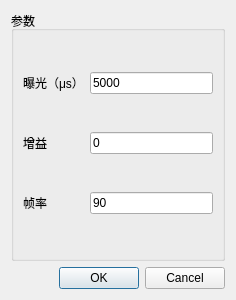
<?xml version="1.0" encoding="UTF-8"?>
<ui version="4.0">
 <class>hikParaSetDialog</class>
 <widget class="QDialog" name="hikParaSetDialog">
  <property name="geometry">
   <rect>
    <x>0</x>
    <y>0</y>
    <width>236</width>
    <height>300</height>
   </rect>
  </property>
  <property name="windowTitle">
   <string>Dialog</string>
  </property>
  <layout class="QVBoxLayout" name="verticalLayout">
   <item>
    <widget class="QGroupBox" name="groupBox_2">
     <property name="title">
      <string>参数</string>
     </property>
     <layout class="QGridLayout" name="gridLayout">
      <item row="0" column="1" colspan="2">
       <widget class="QLineEdit" name="lineEdit_exposureTime">
        <property name="text">
         <string>5000</string>
        </property>
       </widget>
      </item>
      <item row="1" column="1" colspan="2">
       <widget class="QLineEdit" name="lineEdit_gain">
        <property name="text">
         <string>0</string>
        </property>
       </widget>
      </item>
      <item row="2" column="1" colspan="2">
       <widget class="QLineEdit" name="lineEdit_frameRate">
        <property name="text">
         <string>90</string>
        </property>
       </widget>
      </item>
      <item row="2" column="0">
       <widget class="QLabel" name="label_3">
        <property name="text">
         <string>帧率</string>
        </property>
       </widget>
      </item>
      <item row="1" column="0">
       <widget class="QLabel" name="label_2">
        <property name="text">
         <string>增益</string>
        </property>
       </widget>
      </item>
      <item row="0" column="0">
       <widget class="QLabel" name="label">
        <property name="text">
         <string>曝光（μs）</string>
        </property>
       </widget>
      </item>
     </layout>
    </widget>
   </item>
   <item>
    <widget class="QDialogButtonBox" name="buttonBox">
     <property name="orientation">
      <enum>Qt::Orientation::Horizontal</enum>
     </property>
     <property name="standardButtons">
      <set>QDialogButtonBox::StandardButton::Cancel|QDialogButtonBox::StandardButton::Ok</set>
     </property>
    </widget>
   </item>
  </layout>
 </widget>
 <resources/>
 <connections>
  <connection>
   <sender>buttonBox</sender>
   <signal>accepted()</signal>
   <receiver>hikParaSetDialog</receiver>
   <slot>accept()</slot>
   <hints>
    <hint type="sourcelabel">
     <x>248</x>
     <y>254</y>
    </hint>
    <hint type="destinationlabel">
     <x>157</x>
     <y>274</y>
    </hint>
   </hints>
  </connection>
  <connection>
   <sender>buttonBox</sender>
   <signal>rejected()</signal>
   <receiver>hikParaSetDialog</receiver>
   <slot>reject()</slot>
   <hints>
    <hint type="sourcelabel">
     <x>316</x>
     <y>260</y>
    </hint>
    <hint type="destinationlabel">
     <x>286</x>
     <y>274</y>
    </hint>
   </hints>
  </connection>
 </connections>
</ui>
